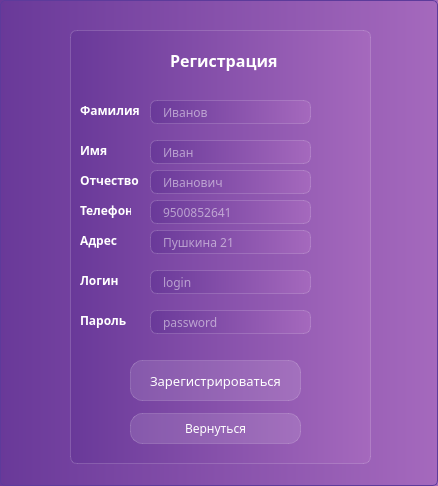
<?xml version="1.0" encoding="UTF-8"?>
<ui version="4.0">
 <class>RegistrWindoww</class>
 <widget class="QWidget" name="RegistrWindoww">
  <property name="geometry">
   <rect>
    <x>0</x>
    <y>0</y>
    <width>438</width>
    <height>486</height>
   </rect>
  </property>
  <property name="minimumSize">
   <size>
    <width>438</width>
    <height>486</height>
   </size>
  </property>
  <property name="maximumSize">
   <size>
    <width>438</width>
    <height>486</height>
   </size>
  </property>
  <property name="windowTitle">
   <string>Dialog</string>
  </property>
  <property name="styleSheet">
   <string notr="true">background-color:  qlineargradient( spread:pad,  x1:0, y1:0, x2:1, y2:0,  stop:0 rgba(105, 57, 153, 255),  stop:1 rgba(165, 105, 189, 255));  border: 1px solid #5D3B9B;  border-radius: 5px;
font-family: Everlasting;</string>
  </property>
  <widget class="QFrame" name="frame">
   <property name="geometry">
    <rect>
     <x>70</x>
     <y>30</y>
     <width>301</width>
     <height>434</height>
    </rect>
   </property>
   <property name="styleSheet">
    <string notr="true">backgroud-color: rgba(255, 255, 255, 30);
border: 1px solid rgba(255, 255, 255, 40);
border-radius: 7px;</string>
   </property>
   <widget class="QLineEdit" name="lineEdit_4">
    <property name="geometry">
     <rect>
      <x>80</x>
      <y>170</y>
      <width>161</width>
      <height>24</height>
     </rect>
    </property>
    <property name="styleSheet">
     <string notr="true">color:white;
padding-left: 10px;</string>
    </property>
    <property name="maxLength">
     <number>12</number>
    </property>
    <property name="placeholderText">
     <string>9500852641</string>
    </property>
   </widget>
   <widget class="QPushButton" name="Return_button_Clicked">
    <property name="geometry">
     <rect>
      <x>60</x>
      <y>383</y>
      <width>171</width>
      <height>31</height>
     </rect>
    </property>
    <property name="styleSheet">
     <string notr="true">QPushButton {
color: white;
background-color: rgba(255,255,255,30);
border: 1px solid rgba(255,255,255,40);
border-radius: 12px;
} 
QPushButton:hover{
background-color: rgba(255,255,255,40);
}

QPushButton:pressed{
background-color: rgba(255,255,255,70);
}</string>
    </property>
    <property name="text">
     <string>Вернуться</string>
    </property>
   </widget>
   <widget class="QLineEdit" name="lineEdit_2">
    <property name="geometry">
     <rect>
      <x>80</x>
      <y>110</y>
      <width>161</width>
      <height>24</height>
     </rect>
    </property>
    <property name="styleSheet">
     <string notr="true">color:white;
padding-left: 10px;</string>
    </property>
    <property name="maxLength">
     <number>30</number>
    </property>
    <property name="placeholderText">
     <string>Иван</string>
    </property>
   </widget>
   <widget class="QPushButton" name="reg_button_Clicked">
    <property name="geometry">
     <rect>
      <x>60</x>
      <y>330</y>
      <width>171</width>
      <height>41</height>
     </rect>
    </property>
    <property name="styleSheet">
     <string notr="true">QPushButton {
color: white;
background-color: rgba(255,255,255,30);
border: 1px solid rgba(255,255,255,40);
border-radius: 12px;
font-size: 10pt;
} 
QPushButton:hover{
background-color: rgba(255,255,255,40);
}

QPushButton:pressed{
background-color: rgba(255,255,255,70);
}</string>
    </property>
    <property name="text">
     <string>Зарегистрироваться</string>
    </property>
   </widget>
   <widget class="QLineEdit" name="lineEdit">
    <property name="geometry">
     <rect>
      <x>80</x>
      <y>70</y>
      <width>161</width>
      <height>24</height>
     </rect>
    </property>
    <property name="styleSheet">
     <string notr="true">color:white;
padding-left: 10px;</string>
    </property>
    <property name="maxLength">
     <number>30</number>
    </property>
    <property name="placeholderText">
     <string>Иванов</string>
    </property>
   </widget>
   <widget class="QLineEdit" name="lineEdit_3">
    <property name="geometry">
     <rect>
      <x>80</x>
      <y>140</y>
      <width>161</width>
      <height>24</height>
     </rect>
    </property>
    <property name="styleSheet">
     <string notr="true">color:white;
padding-left: 10px;</string>
    </property>
    <property name="maxLength">
     <number>30</number>
    </property>
    <property name="placeholderText">
     <string>Иванович</string>
    </property>
   </widget>
   <widget class="QLabel" name="label">
    <property name="geometry">
     <rect>
      <x>100</x>
      <y>20</y>
      <width>121</width>
      <height>21</height>
     </rect>
    </property>
    <property name="styleSheet">
     <string notr="true">color: white;
font-weight: bold;
border: none;
font-size: 12pt;
background-color: none;</string>
    </property>
    <property name="text">
     <string>Регистрация</string>
    </property>
   </widget>
   <widget class="QLineEdit" name="lineEdit_5">
    <property name="geometry">
     <rect>
      <x>80</x>
      <y>200</y>
      <width>161</width>
      <height>24</height>
     </rect>
    </property>
    <property name="styleSheet">
     <string notr="true">color:white;
padding-left: 10px;</string>
    </property>
    <property name="maxLength">
     <number>50</number>
    </property>
    <property name="placeholderText">
     <string>Пушкина 21</string>
    </property>
   </widget>
   <widget class="QLineEdit" name="lineEdit_6">
    <property name="geometry">
     <rect>
      <x>80</x>
      <y>240</y>
      <width>161</width>
      <height>24</height>
     </rect>
    </property>
    <property name="styleSheet">
     <string notr="true">color:white;
padding-left: 10px;</string>
    </property>
    <property name="maxLength">
     <number>50</number>
    </property>
    <property name="placeholderText">
     <string>login</string>
    </property>
   </widget>
   <widget class="QLineEdit" name="lineEdit_7">
    <property name="geometry">
     <rect>
      <x>80</x>
      <y>280</y>
      <width>161</width>
      <height>24</height>
     </rect>
    </property>
    <property name="styleSheet">
     <string notr="true">color:white;
padding-left: 10px;</string>
    </property>
    <property name="maxLength">
     <number>50</number>
    </property>
    <property name="placeholderText">
     <string>password</string>
    </property>
   </widget>
   <widget class="QLabel" name="label_2">
    <property name="geometry">
     <rect>
      <x>10</x>
      <y>70</y>
      <width>61</width>
      <height>21</height>
     </rect>
    </property>
    <property name="styleSheet">
     <string notr="true">color: white;
font-weight: bold;
font-size: 9pt;
border: none;
background-color: none;</string>
    </property>
    <property name="text">
     <string>Фамилия</string>
    </property>
   </widget>
   <widget class="QLabel" name="label_3">
    <property name="geometry">
     <rect>
      <x>10</x>
      <y>110</y>
      <width>41</width>
      <height>21</height>
     </rect>
    </property>
    <property name="styleSheet">
     <string notr="true">color: white;
font-weight: bold;
font-size: 9pt;
border: none;
background-color: none;</string>
    </property>
    <property name="text">
     <string>Имя</string>
    </property>
   </widget>
   <widget class="QLabel" name="label_4">
    <property name="geometry">
     <rect>
      <x>10</x>
      <y>140</y>
      <width>61</width>
      <height>21</height>
     </rect>
    </property>
    <property name="styleSheet">
     <string notr="true">color: white;
font-weight: bold;
font-size: 9pt;
border: none;
background-color: none;</string>
    </property>
    <property name="text">
     <string>Отчество</string>
    </property>
   </widget>
   <widget class="QLabel" name="label_6">
    <property name="geometry">
     <rect>
      <x>10</x>
      <y>170</y>
      <width>51</width>
      <height>21</height>
     </rect>
    </property>
    <property name="styleSheet">
     <string notr="true">color: white;
font-weight: bold;
font-size: 9pt;
border: none;
background-color: none;</string>
    </property>
    <property name="text">
     <string>Телефон</string>
    </property>
   </widget>
   <widget class="QLabel" name="label_7">
    <property name="geometry">
     <rect>
      <x>10</x>
      <y>200</y>
      <width>41</width>
      <height>21</height>
     </rect>
    </property>
    <property name="styleSheet">
     <string notr="true">color: white;
font-weight: bold;
font-size: 9pt;
border: none;
background-color: none;</string>
    </property>
    <property name="text">
     <string>Адрес </string>
    </property>
   </widget>
   <widget class="QLabel" name="label_8">
    <property name="geometry">
     <rect>
      <x>10</x>
      <y>240</y>
      <width>41</width>
      <height>21</height>
     </rect>
    </property>
    <property name="styleSheet">
     <string notr="true">color: white;
font-weight: bold;
font-size: 9pt;
border: none;
background-color: none;</string>
    </property>
    <property name="text">
     <string>Логин</string>
    </property>
   </widget>
   <widget class="QLabel" name="label_9">
    <property name="geometry">
     <rect>
      <x>10</x>
      <y>280</y>
      <width>51</width>
      <height>21</height>
     </rect>
    </property>
    <property name="styleSheet">
     <string notr="true">color: white;
font-weight: bold;
font-size: 9pt;
border: none;
background-color: none;</string>
    </property>
    <property name="text">
     <string>Пароль</string>
    </property>
   </widget>
  </widget>
 </widget>
 <resources/>
 <connections/>
</ui>
